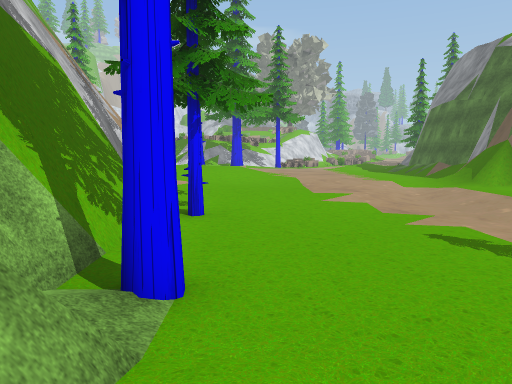
[1] (above)

16 first-person views from a walk through a Unity game level. The camera is 1.4 m above the floor, tilts 6° down and sees 70° across. The floor is counted in squares, 2 m on a side. Each view is taken from the middle of a square. On the plan, view 1 faces up. The plan holds only what a view shows up to about 11 squares ahead; the rest is blank. The place goes on beyond the plan. Some surface patterns are stand-ins.

[2]
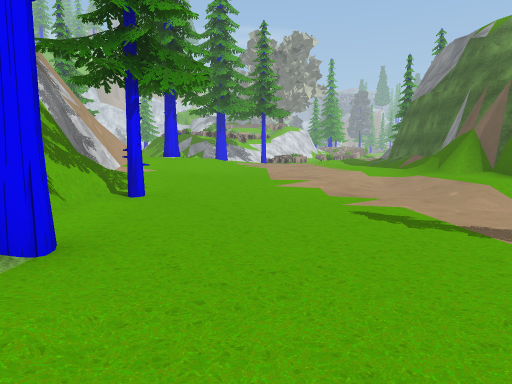

[3]
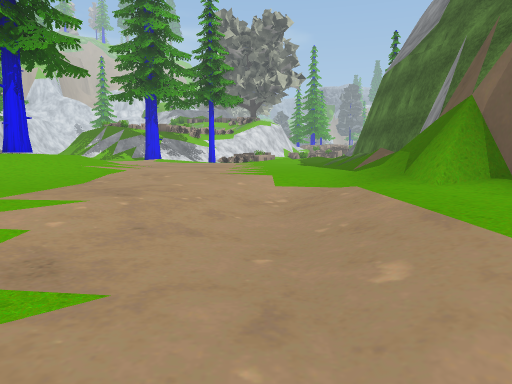

[4]
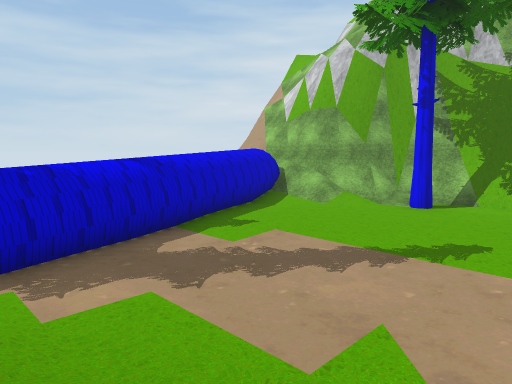

[5]
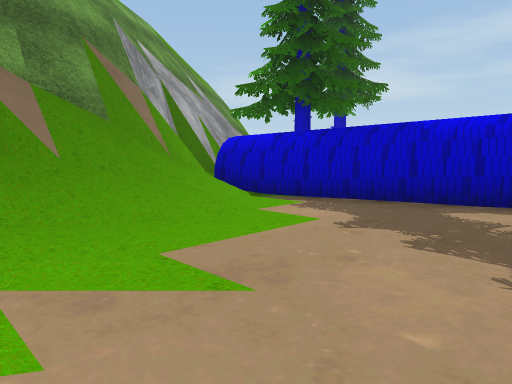

[6]
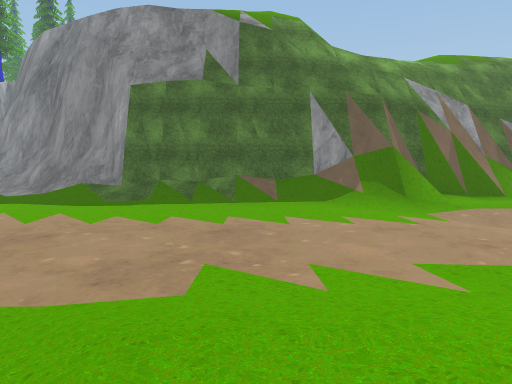

[7]
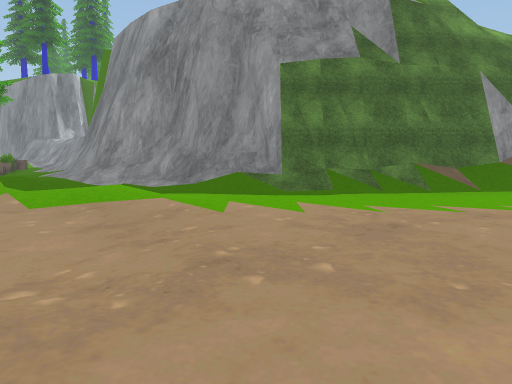

[8]
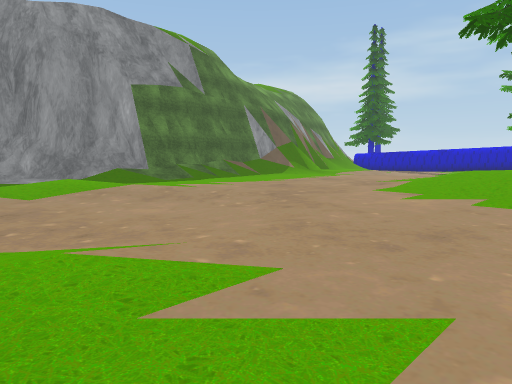

[9]
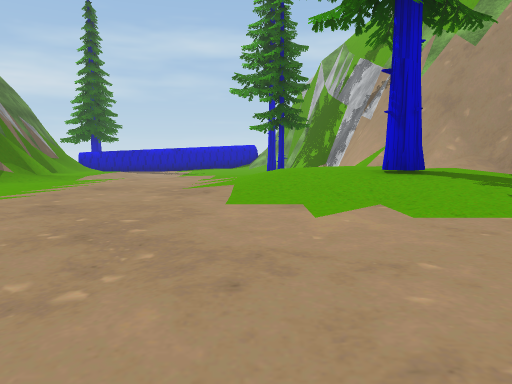

[10]
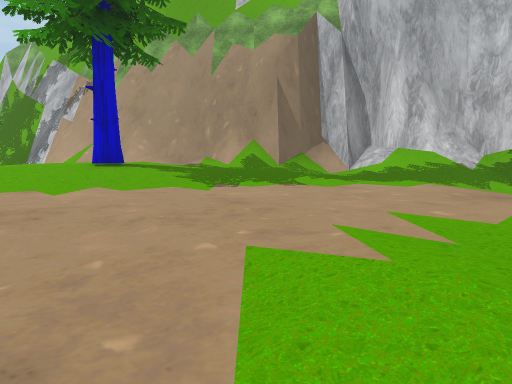

[11]
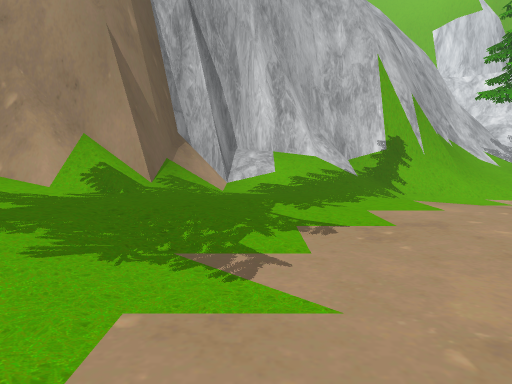

[12]
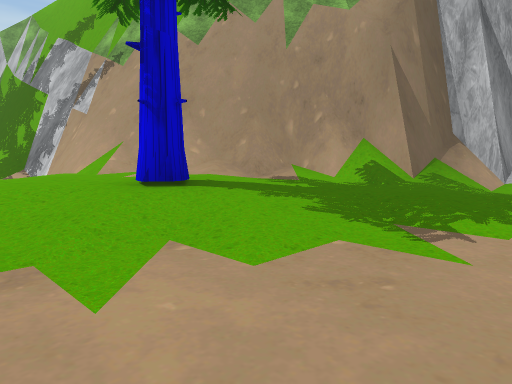

[13]
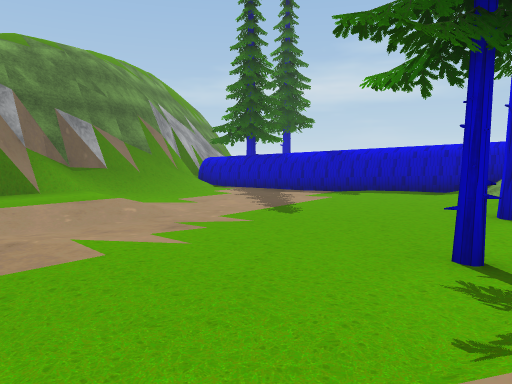

[14]
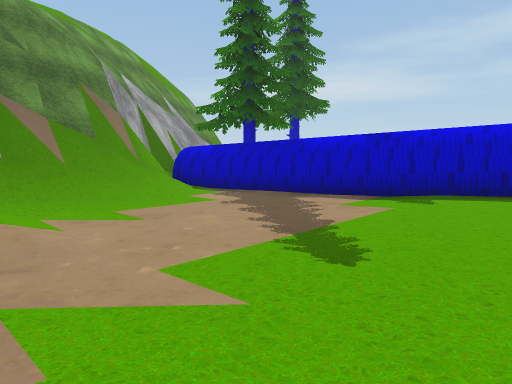

[15]
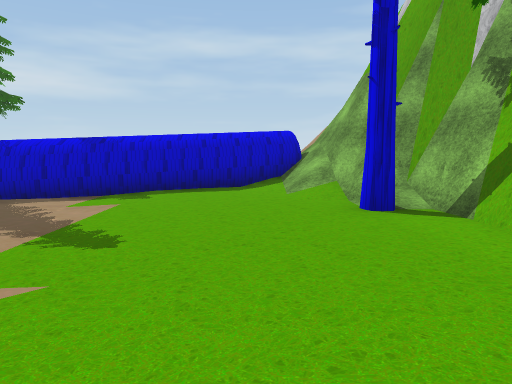

[16]
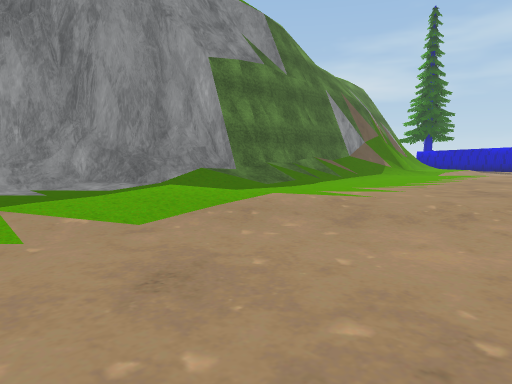

### Floor plan
Key: @ floor where view 1 was taken; # wall or solid block; . main floor; : floor 0.25 m higher than the main floor; - floor 0.25 m lower than the main floor; + floor 0.5 m higher than the main floor; _ floor 0.5 m lower than the main floor; * floor 0.75 m higher than the main floor; < floor 0.75 m lower than the main floor; / step, stairs or slope; = window, fence, low wall or low ledge.
Columns run from 11 left of view 1 to 10 right of it. Each row starts with its distance up from view 1.
 23 #/<     ....---- ::./#
 22 #/_  /....:.----..../#
 21 ##/_ .......----:...##
 20 ##/.........---.:../#
 19  #//........--..../##
 18  #//.:::........../#
 17  ###/++:::......../#
 16   ###/+++::......./#
 15     ##*+*#+:....../#
 14      ##/***:....../#
 13       #=***:....../#
 12       ##/*+/.....//#
 11        ##+/.-..--/##
 10        ##:.----_-.##
  9         #...---_-..#
  8         #/----_<-..##
  7         #/--___<-../#
  6         ###____<__//#
  5         ##_____<<<_/##
  4          #_____<<<<//#
  3          #/____<<<<//#
  2          #/____<<<<</#
  1          ##/___<<#####
  0           #@-_####
 -1           #####

Positions as (right, up) in squares from view 1, and headings:
1: (0, 0), facing up
2: (1, 0), facing up
3: (4, 5), facing up
4: (8, 6), facing down-left
5: (4, 6), facing down-right
6: (-2, 14), facing right
7: (-1, 18), facing right
8: (-3, 23), facing down-right
9: (0, 21), facing down
10: (1, 23), facing down-left
11: (-1, 18), facing left
12: (0, 19), facing down-left
13: (-2, 10), facing down-right
14: (1, 7), facing down-right
15: (1, 8), facing down
16: (1, 23), facing down-right
